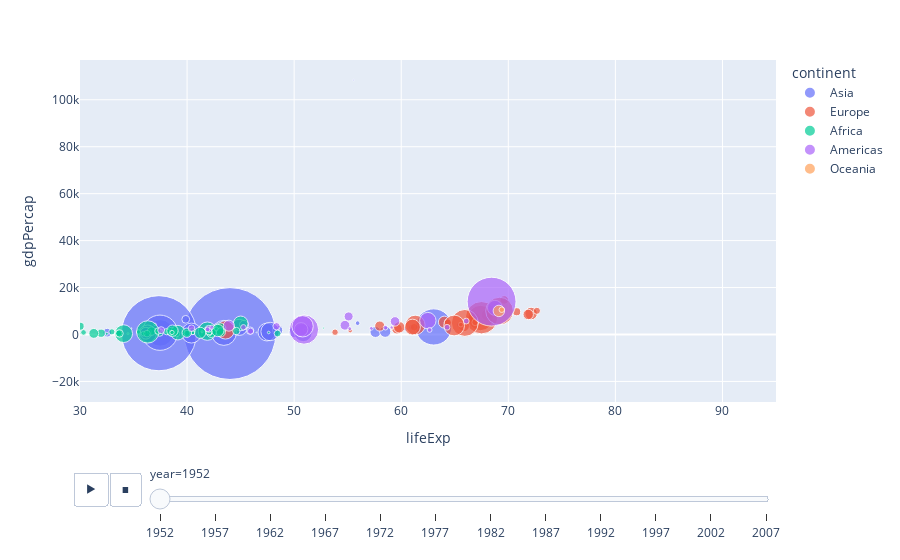

Notebook cell for this chart:
### Code cell
# plot animation of the above curve on the basic of year
px.scatter(gap, x='lifeExp', y='gdpPercap',
           color='continent',size='pop',
           size_max=100, hover_name='country',
           range_x=[30,95],
           animation_frame='year',animation_group='country')

### Figure 1 — Plotly figure (JSON) as saved in the notebook; plotly's stock layout.template omitted (floating-point values rounded to 4 significant figures)
{"data": [{"hovertemplate": "<b>%{hovertext}</b><br><br>continent=Asia<br>year=1952<br>lifeExp=%{x}<br>gdpPercap=%{y}<br>pop=%{marker.size}<extra></extra>", "hovertext": ["Afghanistan", "Bahrain", "Bangladesh", "Cambodia", "China", "Hong Kong, China", "India", "Indonesia", "Iran", "Iraq", "Israel", "Japan", "Jordan", "Korea, Dem. Rep.", "Korea, Rep.", "Kuwait", "Lebanon", "Malaysia", "Mongolia", "Myanmar", "Nepal", "Oman", "Pakistan", "Philippines", "Saudi Arabia", "Singapore", "Sri Lanka", "Syria", "Taiwan", "Thailand", "Vietnam", "West Bank and Gaza", "Yemen, Rep."], "ids": ["Afghanistan", "Bahrain", "Bangladesh", "Cambodia", "China", "Hong Kong, China", "India", "Indonesia", "Iran", "Iraq", "Israel", "Japan", "Jordan", "Korea, Dem. Rep.", "Korea, Rep.", "Kuwait", "Lebanon", "Malaysia", "Mongolia", "Myanmar", "Nepal", "Oman", "Pakistan", "Philippines", "Saudi Arabia", "Singapore", "Sri Lanka", "Syria", "Taiwan", "Thailand", "Vietnam", "West Bank and Gaza", "Yemen, Rep."], "legendgroup": "Asia", "marker": {"color": "#636efa", "size": [8425333, 120447, 46886859, 4693836, 556263527, 2125900, 372000000, 82052000, 17272000, 5441766, 1620914, 86459025, 607914, 8865488, 20947571, 160000, 1439529, 6748378, 800663, 20092996, 9182536, 507833, 41346560, 22438691, 4005677, 1127000, 7982342, 3661549, 8550362, 21289402, 26246839, 1030585, 4963829], "sizemode": "area", "sizeref": 131900.0, "symbol": "circle"}, "mode": "markers", "name": "Asia", "orientation": "v", "showlegend": true, "type": "scatter", "x": [28.8, 50.94, 37.48, 39.42, 44, 60.96, 37.37, 37.47, 44.87, 45.32, 65.39, 63.03, 43.16, 50.06, 47.45, 55.56, 55.93, 48.46, 42.24, 36.32, 36.16, 37.58, 43.44, 47.75, 39.88, 60.4, 57.59, 45.88, 58.5, 50.85, 40.41, 43.16, 32.55], "xaxis": "x", "y": [779.4, 9867.0, 684.2, 368.5, 400.4, 3054.0, 546.6, 749.7, 3035.0, 4130.0, 4087.0, 3217.0, 1547.0, 1088.0, 1031.0, 108400.0, 4835.0, 1831.0, 786.6, 331, 545.9, 1828.0, 684.6, 1273.0, 6460.0, 2315.0, 1084.0, 1643.0, 1207.0, 757.8, 605.1, 1516.0, 781.7], "yaxis": "y"}, {"hovertemplate": "<b>%{hovertext}</b><br><br>continent=Europe<br>year=1952<br>lifeExp=%{x}<br>gdpPercap=%{y}<br>pop=%{marker.size}<extra></extra>", "hovertext": ["Albania", "Austria", "Belgium", "Bosnia and Herzegovina", "Bulgaria", "Croatia", "Czech Republic", "Denmark", "Finland", "France", "Germany", "Greece", "Hungary", "Iceland", "Ireland", "Italy", "Montenegro", "Netherlands", "Norway", "Poland", "Portugal", "Romania", "Serbia", "Slovak Republic", "Slovenia", "Spain", "Sweden", "Switzerland", "Turkey", "United Kingdom"], "ids": ["Albania", "Austria", "Belgium", "Bosnia and Herzegovina", "Bulgaria", "Croatia", "Czech Republic", "Denmark", "Finland", "France", "Germany", "Greece", "Hungary", "Iceland", "Ireland", "Italy", "Montenegro", "Netherlands", "Norway", "Poland", "Portugal", "Romania", "Serbia", "Slovak Republic", "Slovenia", "Spain", "Sweden", "Switzerland", "Turkey", "United Kingdom"], "legendgroup": "Europe", "marker": {"color": "#EF553B", "size": [1282697, 6927772, 8730405, 2791000, 7274900, 3882229, 9125183, 4334000, 4090500, 42459667, 69145952, 7733250, 9504000, 147962, 2952156, 47666000, 413834, 10381988, 3327728, 25730551, 8526050, 16630000, 6860147, 3558137, 1489518, 28549870, 7124673, 4815000, 22235677, 50430000], "sizemode": "area", "sizeref": 131900.0, "symbol": "circle"}, "mode": "markers", "name": "Europe", "orientation": "v", "showlegend": true, "type": "scatter", "x": [55.23, 66.8, 68, 53.82, 59.6, 61.21, 66.87, 70.78, 66.55, 67.41, 67.5, 65.86, 64.03, 72.49, 66.91, 65.94, 59.16, 72.13, 72.67, 61.31, 59.82, 61.05, 58.0, 64.36, 65.57, 64.94, 71.86, 69.62, 43.59, 69.18], "xaxis": "x", "y": [1601.0, 6137.0, 8343.0, 973.5, 2444.0, 3119.0, 6876.0, 9692.0, 6425.0, 7030.0, 7144.0, 3531.0, 5264.0, 7268.0, 5210.0, 4931.0, 2648.0, 8942.0, 10100.0, 4029.0, 3068.0, 3145.0, 3581.0, 5075.0, 4215.0, 3834.0, 8528.0, 14730.0, 1969.0, 9980.0], "yaxis": "y"}, {"hovertemplate": "<b>%{hovertext}</b><br><br>continent=Africa<br>year=1952<br>lifeExp=%{x}<br>gdpPercap=%{y}<br>pop=%{marker.size}<extra></extra>", "hovertext": ["Algeria", "Angola", "Benin", "Botswana", "Burkina Faso", "Burundi", "Cameroon", "Central African Republic", "Chad", "Comoros", "Congo, Dem. Rep.", "Congo, Rep.", "Cote d'Ivoire", "Djibouti", "Egypt", "Equatorial Guinea", "Eritrea", "Ethiopia", "Gabon", "Gambia", "Ghana", "Guinea", "Guinea-Bissau", "Kenya", "Lesotho", "Liberia", "Libya", "Madagascar", "Malawi", "Mali", "Mauritania", "Mauritius", "Morocco", "Mozambique", "Namibia", "Niger", "Nigeria", "Reunion", "Rwanda", "Sao Tome and Principe", "Senegal", "Sierra Leone", "Somalia", "South Africa", "Sudan", "Swaziland", "Tanzania", "Togo", "Tunisia", "Uganda", "Zambia", "Zimbabwe"], "ids": ["Algeria", "Angola", "Benin", "Botswana", "Burkina Faso", "Burundi", "Cameroon", "Central African Republic", "Chad", "Comoros", "Congo, Dem. Rep.", "Congo, Rep.", "Cote d'Ivoire", "Djibouti", "Egypt", "Equatorial Guinea", "Eritrea", "Ethiopia", "Gabon", "Gambia", "Ghana", "Guinea", "Guinea-Bissau", "Kenya", "Lesotho", "Liberia", "Libya", "Madagascar", "Malawi", "Mali", "Mauritania", "Mauritius", "Morocco", "Mozambique", "Namibia", "Niger", "Nigeria", "Reunion", "Rwanda", "Sao Tome and Principe", "Senegal", "Sierra Leone", "Somalia", "South Africa", "Sudan", "Swaziland", "Tanzania", "Togo", "Tunisia", "Uganda", "Zambia", "Zimbabwe"], "legendgroup": "Africa", "marker": {"color": "#00cc96", "size": [9279525, 4232095, 1738315, 442308, 4469979, 2445618, 5009067, 1291695, 2682462, 153936, 14100005, 854885, 2977019, 63149, 22223309, 216964, 1438760, 20860941, 420702, 284320, 5581001, 2664249, 580653, 6464046, 748747, 863308, 1019729, 4762912, 2917802, 3838168, 1022556, 516556, 9939217, 6446316, 485831, 3379468, 33119096, 257700, 2534927, 60011, 2755589, 2143249, 2526994, 14264935, 8504667, 290243, 8322925, 1219113, 3647735, 5824797, 2672000, 3080907], "sizemode": "area", "sizeref": 131900.0, "symbol": "circle"}, "mode": "markers", "name": "Africa", "orientation": "v", "showlegend": true, "type": "scatter", "x": [43.08, 30.02, 38.22, 47.62, 31.98, 39.03, 38.52, 35.46, 38.09, 40.72, 39.14, 42.11, 40.48, 34.81, 41.89, 34.48, 35.93, 34.08, 37.0, 30, 43.15, 33.61, 32.5, 42.27, 42.14, 38.48, 42.72, 36.68, 36.26, 33.69, 40.54, 50.99, 42.87, 31.29, 41.73, 37.44, 36.32, 52.72, 40, 46.47, 37.28, 30.33, 32.98, 45.01, 38.63, 41.41, 41.22, 38.6, 44.6, 39.98, 42.04, 48.45], "xaxis": "x", "y": [2449.0, 3521.0, 1063.0, 851.2, 543.3, 339.3, 1173.0, 1071.0, 1179.0, 1103.0, 780.5, 2126.0, 1389.0, 2670.0, 1419.0, 375.6, 328.9, 362.1, 4293.0, 485.2, 911.3, 510.2, 299.9, 853.5, 298.8, 575.6, 2388.0, 1443.0, 369.2, 452.3, 743.1, 1968.0, 1688.0, 468.5, 2424.0, 761.9, 1077.0, 2719.0, 493.3, 879.6, 1450.0, 879.8, 1136.0, 4725.0, 1616.0, 1148.0, 716.7, 859.8, 1468.0, 734.8, 1147.0, 406.9], "yaxis": "y"}, {"hovertemplate": "<b>%{hovertext}</b><br><br>continent=Americas<br>year=1952<br>lifeExp=%{x}<br>gdpPercap=%{y}<br>pop=%{marker.size}<extra></extra>", "hovertext": ["Argentina", "Bolivia", "Brazil", "Canada", "Chile", "Colombia", "Costa Rica", "Cuba", "Dominican Republic", "Ecuador", "El Salvador", "Guatemala", "Haiti", "Honduras", "Jamaica", "Mexico", "Nicaragua", "Panama", "Paraguay", "Peru", "Puerto Rico", "Trinidad and Tobago", "United States", "Uruguay", "Venezuela"], "ids": ["Argentina", "Bolivia", "Brazil", "Canada", "Chile", "Colombia", "Costa Rica", "Cuba", "Dominican Republic", "Ecuador", "El Salvador", "Guatemala", "Haiti", "Honduras", "Jamaica", "Mexico", "Nicaragua", "Panama", "Paraguay", "Peru", "Puerto Rico", "Trinidad and Tobago", "United States", "Uruguay", "Venezuela"], "legendgroup": "Americas", "marker": {"color": "#ab63fa", "size": [17876956, 2883315, 56602560, 14785584, 6377619, 12350771, 926317, 6007797, 2491346, 3548753, 2042865, 3146381, 3201488, 1517453, 1426095, 30144317, 1165790, 940080, 1555876, 8025700, 2227000, 662850, 157553000, 2252965, 5439568], "sizemode": "area", "sizeref": 131900.0, "symbol": "circle"}, "mode": "markers", "name": "Americas", "orientation": "v", "showlegend": true, "type": "scatter", "x": [62.48, 40.41, 50.92, 68.75, 54.74, 50.64, 57.21, 59.42, 45.93, 48.36, 45.26, 42.02, 37.58, 41.91, 58.53, 50.79, 42.31, 55.19, 62.65, 43.9, 64.28, 59.1, 68.44, 66.07, 55.09], "xaxis": "x", "y": [5911.0, 2677.0, 2109.0, 11370.0, 3940.0, 2144.0, 2627.0, 5587.0, 1398.0, 3522.0, 3048.0, 2428.0, 1840.0, 2195.0, 2899.0, 3478.0, 3112.0, 2480.0, 1952.0, 3759.0, 3082.0, 3023.0, 13990.0, 5717.0, 7690.0], "yaxis": "y"}, {"hovertemplate": "<b>%{hovertext}</b><br><br>continent=Oceania<br>year=1952<br>lifeExp=%{x}<br>gdpPercap=%{y}<br>pop=%{marker.size}<extra></extra>", "hovertext": ["Australia", "New Zealand"], "ids": ["Australia", "New Zealand"], "legendgroup": "Oceania", "marker": {"color": "#FFA15A", "size": [8691212, 1994794], "sizemode": "area", "sizeref": 131900.0, "symbol": "circle"}, "mode": "markers", "name": "Oceania", "orientation": "v", "showlegend": true, "type": "scatter", "x": [69.12, 69.39], "xaxis": "x", "y": [10040.0, 10560.0], "yaxis": "y"}], "layout": {"legend": {"itemsizing": "constant", "title": {"text": "continent"}, "tracegroupgap": 0}, "margin": {"t": 60}, "sliders": [{"active": 0, "currentvalue": {"prefix": "year="}, "len": 0.9, "pad": {"b": 10, "t": 60}, "steps": [{"args": [["1952"], {"frame": {"duration": 0, "redraw": false}, "fromcurrent": true, "mode": "immediate", "transition": {"duration": 0, "easing": "linear"}}], "label": "1952", "method": "animate"}, {"args": [["1957"], {"frame": {"duration": 0, "redraw": false}, "fromcurrent": true, "mode": "immediate", "transition": {"duration": 0, "easing": "linear"}}], "label": "1957", "method": "animate"}, {"args": [["1962"], {"frame": {"duration": 0, "redraw": false}, "fromcurrent": true, "mode": "immediate", "transition": {"duration": 0, "easing": "linear"}}], "label": "1962", "method": "animate"}, {"args": [["1967"], {"frame": {"duration": 0, "redraw": false}, "fromcurrent": true, "mode": "immediate", "transition": {"duration": 0, "easing": "linear"}}], "label": "1967", "method": "animate"}, {"args": [["1972"], {"frame": {"duration": 0, "redraw": false}, "fromcurrent": true, "mode": "immediate", "transition": {"duration": 0, "easing": "linear"}}], "label": "1972", "method": "animate"}, {"args": [["1977"], {"frame": {"duration": 0, "redraw": false}, "fromcurrent": true, "mode": "immediate", "transition": {"duration": 0, "easing": "linear"}}], "label": "1977", "method": "animate"}, {"args": [["1982"], {"frame": {"duration": 0, "redraw": false}, "fromcurrent": true, "mode": "immediate", "transition": {"duration": 0, "easing": "linear"}}], "label": "1982", "method": "animate"}, {"args": [["1987"], {"frame": {"duration": 0, "redraw": false}, "fromcurrent": true, "mode": "immediate", "transition": {"duration": 0, "easing": "linear"}}], "label": "1987", "method": "animate"}, {"args": [["1992"], {"frame": {"duration": 0, "redraw": false}, "fromcurrent": true, "mode": "immediate", "transition": {"duration": 0, "easing": "linear"}}], "label": "1992", "method": "animate"}, {"args": [["1997"], {"frame": {"duration": 0, "redraw": false}, "fromcurrent": true, "mode": "immediate", "transition": {"duration": 0, "easing": "linear"}}], "label": "1997", "method": "animate"}, {"args": [["2002"], {"frame": {"duration": 0, "redraw": false}, "fromcurrent": true, "mode": "immediate", "transition": {"duration": 0, "easing": "linear"}}], "label": "2002", "method": "animate"}, {"args": [["2007"], {"frame": {"duration": 0, "redraw": false}, "fromcurrent": true, "mode": "immediate", "transition": {"duration": 0, "easing": "linear"}}], "label": "2007", "method": "animate"}], "x": 0.1, "xanchor": "left", "y": 0, "yanchor": "top"}], "updatemenus": [{"buttons": [{"args": [null, {"frame": {"duration": 500, "redraw": false}, "fromcurrent": true, "mode": "immediate", "transition": {"duration": 500, "easing": "linear"}}], "label": "&#9654;", "method": "animate"}, {"args": [[null], {"frame": {"duration": 0, "redraw": false}, "fromcurrent": true, "mode": "immediate", "transition": {"duration": 0, "easing": "linear"}}], "label": "&#9724;", "method": "animate"}], "direction": "left", "pad": {"r": 10, "t": 70}, "showactive": false, "type": "buttons", "x": 0.1, "xanchor": "right", "y": 0, "yanchor": "top"}], "xaxis": {"anchor": "y", "domain": [0, 1], "range": [30, 95], "title": {"text": "lifeExp"}}, "yaxis": {"anchor": "x", "domain": [0, 1], "title": {"text": "gdpPercap"}}}}
